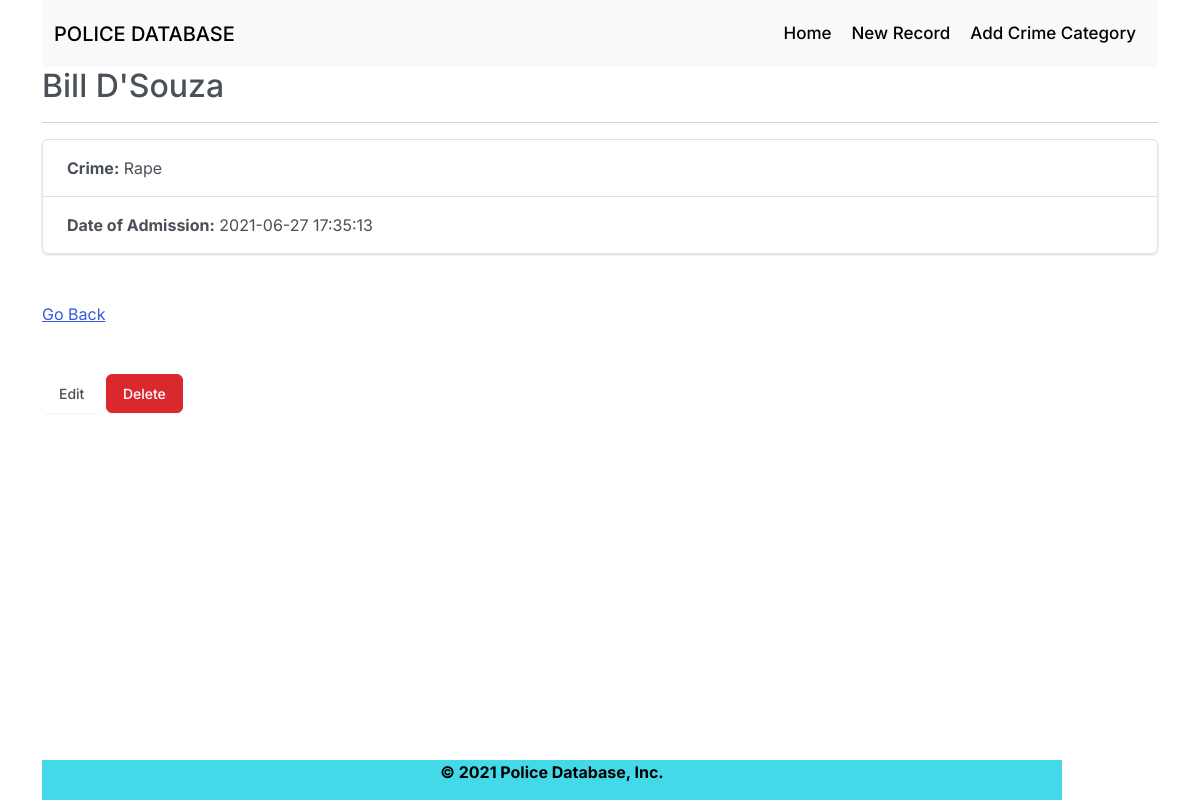
Screenshot of /Rec.php?id=5 with the database file from the repository.
### tables this page shows
CREATE TABLE `convicts` (
  `ID` int(11) NOT NULL,
  `NAME` varchar(200) NOT NULL,
  `CRIME_TYPE` varchar(500) NOT NULL,
  `DOA` datetime NOT NULL DEFAULT current_timestamp()
);

### lib/Template.php (called while the page is built, shortened)
<?php class Template{
	protected $template;
	public function __construct($template){
		$this->template = $template;
	}
	public function __toString(){
		include basename($this->template);
		return ob_get_clean();
	}
}

### lib/Database.php (called while the page is built, shortened)
<?php
class Database{
	private $host = DB_HOST;
	private $user = DB_USER;
	private $pass = DB_PASS;
	private $dbname = DB_NAME;
	private $dbh;
	private $stmt;
	public function __construct(){
		$dsn = 'mysql:host='. $this->host .';dbname='. $this->dbname;
		$options = array(
				PDO::ATTR_PERSISTENT => true,
				PDO::ATTR_ERRMODE => PDO::ERRMODE_EXCEPTION
		);
		try{
			$this->dbh = new PDO($dsn, $this->user, $this->pass, $options);
		} catch(PDOException $e) {
				$this->error = $e->getMessage();
		}
	}
	public function query($query){
			$this->stmt = $this->dbh->prepare($query);
	}
	public function bind($param, $value, $type = null){
			if(is_null($type)){
					switch(true){
						default :
							$type = PDO::PARAM_STR;
					}
			}
			$this->stmt->bindValue($param, $value, $type);
	}
	public function execute(){
		return $this->stmt->execute();
	}
	public function single(){
		$this->execute();
		return $this->stmt->fetch(PDO::FETCH_OBJ);
	}
}

### lib/Record.php (called while the page is built, shortened)
<?php
	class Record{
		private $db;
		public function __construct(){
			$this->db = new Database;
		}
		public function getRec($id){
			$this->db->query("SELECT * FROM convicts WHERE ID = :id");
			$this->db->bind(':id', $id);
			$row = $this->db->single();
			return $row;
		}
	}

### templates/rec-single.php (the view, shortened to what this page needs)
<?php include 'inc/header.php'; ?>
	<h2 class="page-header"><?php echo $rec->NAME; ?></h2>
	<hr>
	<ul class="list-group">
		<li class="list-group-item"><strong>Crime:</strong> <?php echo $rec->CRIME_TYPE; ?></li>
		<li class="list-group-item"><strong>Date of Admission:</strong> <?php echo $rec->DOA; ?></li>
	</ul>
	<br><br>
	<div class ="page">
	<a href="index.php">Go Back</a>
	</div>
	<br><br>
	<div class="well">
			<a href="edit.php?id=<?php echo $rec->ID; ?>" class="btn btn-default">Edit</a>
			<form style="display:inline;" method="post" action="Rec.php">
				<input type="submit" class="btn btn-danger" value="Delete">
			</form>
	</div>
<?php include 'inc/footer.php'; ?>

### css/cssheet.css (style rules this page uses)
[type=button]:not(:disabled), [type=reset]:not(:disabled), [type=submit]:not(:disabled), button:not(:disabled) { cursor: pointer; }

### rows the page displays
convicts: NAME "Bill D'Souza", CRIME_TYPE "Rape", DOA "2021-06-27 17:35:13"

### other values shown
SITE_TITLE "Police Database"
